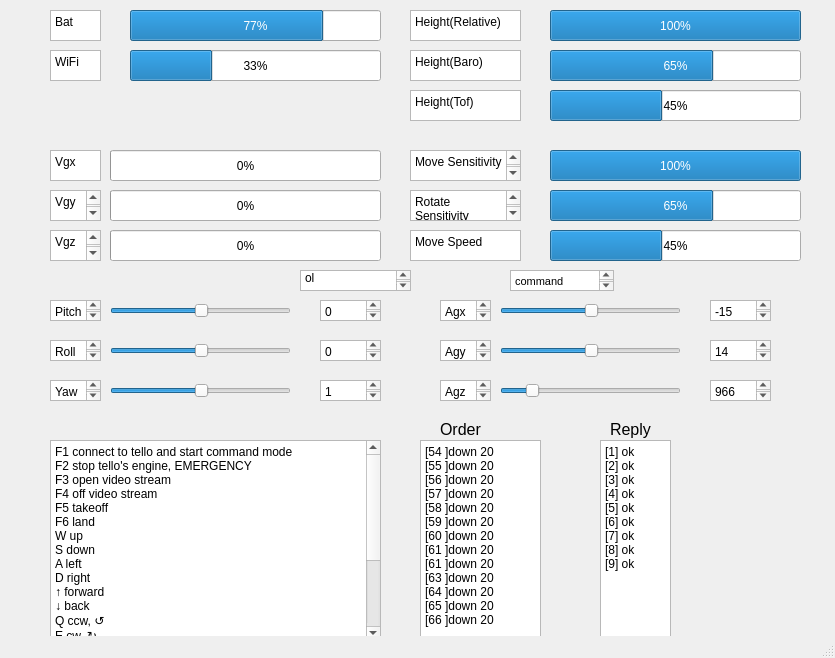
<?xml version="1.0" encoding="UTF-8"?>
<ui version="4.0">
 <class>MainWindow</class>
 <widget class="QMainWindow" name="MainWindow">
  <property name="geometry">
   <rect>
    <x>0</x>
    <y>0</y>
    <width>835</width>
    <height>658</height>
   </rect>
  </property>
  <property name="windowTitle">
   <string>MainWindow</string>
  </property>
  <widget class="QWidget" name="centralwidget">
   <widget class="QPlainTextEdit" name="textBat">
    <property name="geometry">
     <rect>
      <x>50</x>
      <y>10</y>
      <width>51</width>
      <height>31</height>
     </rect>
    </property>
    <property name="plainText">
     <string>Bat</string>
    </property>
   </widget>
   <widget class="QPlainTextEdit" name="textWiFi">
    <property name="geometry">
     <rect>
      <x>50</x>
      <y>50</y>
      <width>51</width>
      <height>31</height>
     </rect>
    </property>
    <property name="plainText">
     <string>WiFi</string>
    </property>
   </widget>
   <widget class="QProgressBar" name="progressBarBat">
    <property name="geometry">
     <rect>
      <x>130</x>
      <y>10</y>
      <width>251</width>
      <height>31</height>
     </rect>
    </property>
    <property name="value">
     <number>77</number>
    </property>
   </widget>
   <widget class="QProgressBar" name="progressBarWiFi">
    <property name="geometry">
     <rect>
      <x>130</x>
      <y>50</y>
      <width>251</width>
      <height>31</height>
     </rect>
    </property>
    <property name="value">
     <number>33</number>
    </property>
   </widget>
   <widget class="QProgressBar" name="progressBarHeightBaro">
    <property name="geometry">
     <rect>
      <x>550</x>
      <y>50</y>
      <width>251</width>
      <height>31</height>
     </rect>
    </property>
    <property name="value">
     <number>65</number>
    </property>
   </widget>
   <widget class="QPlainTextEdit" name="textHeightRel">
    <property name="geometry">
     <rect>
      <x>410</x>
      <y>10</y>
      <width>111</width>
      <height>31</height>
     </rect>
    </property>
    <property name="plainText">
     <string>Height(Relative)</string>
    </property>
   </widget>
   <widget class="QPlainTextEdit" name="textHeightBaro">
    <property name="geometry">
     <rect>
      <x>410</x>
      <y>50</y>
      <width>111</width>
      <height>31</height>
     </rect>
    </property>
    <property name="plainText">
     <string>Height(Baro)</string>
    </property>
   </widget>
   <widget class="QProgressBar" name="progressBarHeightRel">
    <property name="geometry">
     <rect>
      <x>550</x>
      <y>10</y>
      <width>251</width>
      <height>31</height>
     </rect>
    </property>
    <property name="maximum">
     <number>30</number>
    </property>
    <property name="value">
     <number>30</number>
    </property>
   </widget>
   <widget class="QProgressBar" name="progressBarHeightTof">
    <property name="geometry">
     <rect>
      <x>550</x>
      <y>90</y>
      <width>251</width>
      <height>31</height>
     </rect>
    </property>
    <property name="value">
     <number>45</number>
    </property>
   </widget>
   <widget class="QPlainTextEdit" name="textHeightTof">
    <property name="geometry">
     <rect>
      <x>410</x>
      <y>90</y>
      <width>111</width>
      <height>31</height>
     </rect>
    </property>
    <property name="plainText">
     <string>Height(Tof)</string>
    </property>
   </widget>
   <widget class="QPlainTextEdit" name="textMoveSpeed">
    <property name="geometry">
     <rect>
      <x>410</x>
      <y>230</y>
      <width>111</width>
      <height>31</height>
     </rect>
    </property>
    <property name="plainText">
     <string>Move Speed</string>
    </property>
   </widget>
   <widget class="QProgressBar" name="progressBarRotate">
    <property name="geometry">
     <rect>
      <x>550</x>
      <y>190</y>
      <width>251</width>
      <height>31</height>
     </rect>
    </property>
    <property name="value">
     <number>65</number>
    </property>
   </widget>
   <widget class="QPlainTextEdit" name="textRotateSens">
    <property name="geometry">
     <rect>
      <x>410</x>
      <y>190</y>
      <width>111</width>
      <height>31</height>
     </rect>
    </property>
    <property name="plainText">
     <string>Rotate Sensitivity</string>
    </property>
   </widget>
   <widget class="QProgressBar" name="progressBarMoveSpeed">
    <property name="geometry">
     <rect>
      <x>550</x>
      <y>230</y>
      <width>251</width>
      <height>31</height>
     </rect>
    </property>
    <property name="value">
     <number>45</number>
    </property>
   </widget>
   <widget class="QPlainTextEdit" name="textMoveSens">
    <property name="geometry">
     <rect>
      <x>410</x>
      <y>150</y>
      <width>111</width>
      <height>31</height>
     </rect>
    </property>
    <property name="plainText">
     <string>Move Sensitivity
</string>
    </property>
   </widget>
   <widget class="QProgressBar" name="progressBarMoveSens">
    <property name="geometry">
     <rect>
      <x>550</x>
      <y>150</y>
      <width>251</width>
      <height>31</height>
     </rect>
    </property>
    <property name="maximum">
     <number>30</number>
    </property>
    <property name="value">
     <number>30</number>
    </property>
   </widget>
   <widget class="QPlainTextEdit" name="testVgz">
    <property name="geometry">
     <rect>
      <x>50</x>
      <y>230</y>
      <width>51</width>
      <height>31</height>
     </rect>
    </property>
    <property name="plainText">
     <string>Vgz
</string>
    </property>
   </widget>
   <widget class="QProgressBar" name="progressBarVgy">
    <property name="geometry">
     <rect>
      <x>110</x>
      <y>190</y>
      <width>271</width>
      <height>31</height>
     </rect>
    </property>
    <property name="value">
     <number>0</number>
    </property>
   </widget>
   <widget class="QPlainTextEdit" name="textVgy">
    <property name="geometry">
     <rect>
      <x>50</x>
      <y>190</y>
      <width>51</width>
      <height>31</height>
     </rect>
    </property>
    <property name="plainText">
     <string>Vgy
</string>
    </property>
   </widget>
   <widget class="QProgressBar" name="progressBarVgz">
    <property name="geometry">
     <rect>
      <x>110</x>
      <y>230</y>
      <width>271</width>
      <height>31</height>
     </rect>
    </property>
    <property name="value">
     <number>0</number>
    </property>
   </widget>
   <widget class="QPlainTextEdit" name="testVgx">
    <property name="geometry">
     <rect>
      <x>50</x>
      <y>150</y>
      <width>51</width>
      <height>31</height>
     </rect>
    </property>
    <property name="plainText">
     <string>Vgx</string>
    </property>
   </widget>
   <widget class="QProgressBar" name="progressBarVgx">
    <property name="geometry">
     <rect>
      <x>110</x>
      <y>150</y>
      <width>271</width>
      <height>31</height>
     </rect>
    </property>
    <property name="maximum">
     <number>30</number>
    </property>
    <property name="value">
     <number>0</number>
    </property>
   </widget>
   <widget class="QPlainTextEdit" name="textRoll">
    <property name="geometry">
     <rect>
      <x>50</x>
      <y>340</y>
      <width>51</width>
      <height>21</height>
     </rect>
    </property>
    <property name="plainText">
     <string>Roll
</string>
    </property>
   </widget>
   <widget class="QPlainTextEdit" name="textYaw">
    <property name="geometry">
     <rect>
      <x>50</x>
      <y>380</y>
      <width>51</width>
      <height>21</height>
     </rect>
    </property>
    <property name="plainText">
     <string>Yaw</string>
    </property>
   </widget>
   <widget class="QPlainTextEdit" name="textPitch">
    <property name="geometry">
     <rect>
      <x>50</x>
      <y>300</y>
      <width>51</width>
      <height>21</height>
     </rect>
    </property>
    <property name="plainText">
     <string>Pitch</string>
    </property>
   </widget>
   <widget class="QSlider" name="SliderPitch">
    <property name="geometry">
     <rect>
      <x>110</x>
      <y>300</y>
      <width>181</width>
      <height>21</height>
     </rect>
    </property>
    <property name="value">
     <number>50</number>
    </property>
    <property name="orientation">
     <enum>Qt::Horizontal</enum>
    </property>
   </widget>
   <widget class="QSlider" name="SliderRoll">
    <property name="geometry">
     <rect>
      <x>110</x>
      <y>340</y>
      <width>181</width>
      <height>21</height>
     </rect>
    </property>
    <property name="value">
     <number>50</number>
    </property>
    <property name="orientation">
     <enum>Qt::Horizontal</enum>
    </property>
   </widget>
   <widget class="QSlider" name="SliderYaw">
    <property name="geometry">
     <rect>
      <x>110</x>
      <y>380</y>
      <width>181</width>
      <height>21</height>
     </rect>
    </property>
    <property name="value">
     <number>50</number>
    </property>
    <property name="orientation">
     <enum>Qt::Horizontal</enum>
    </property>
   </widget>
   <widget class="QPlainTextEdit" name="KeyBoardControl">
    <property name="geometry">
     <rect>
      <x>300</x>
      <y>270</y>
      <width>111</width>
      <height>21</height>
     </rect>
    </property>
    <property name="plainText">
     <string>KeyBoardControl
</string>
    </property>
   </widget>
   <widget class="QPlainTextEdit" name="text1">
    <property name="geometry">
     <rect>
      <x>320</x>
      <y>380</y>
      <width>61</width>
      <height>21</height>
     </rect>
    </property>
    <property name="plainText">
     <string>1</string>
    </property>
   </widget>
   <widget class="QPlainTextEdit" name="text0">
    <property name="geometry">
     <rect>
      <x>320</x>
      <y>300</y>
      <width>61</width>
      <height>21</height>
     </rect>
    </property>
    <property name="plainText">
     <string>0</string>
    </property>
   </widget>
   <widget class="QPlainTextEdit" name="text02">
    <property name="geometry">
     <rect>
      <x>320</x>
      <y>340</y>
      <width>61</width>
      <height>21</height>
     </rect>
    </property>
    <property name="plainText">
     <string>0</string>
    </property>
   </widget>
   <widget class="QPlainTextEdit" name="textAgz">
    <property name="geometry">
     <rect>
      <x>440</x>
      <y>380</y>
      <width>51</width>
      <height>21</height>
     </rect>
    </property>
    <property name="plainText">
     <string>Agz</string>
    </property>
   </widget>
   <widget class="QPlainTextEdit" name="textAgy">
    <property name="geometry">
     <rect>
      <x>440</x>
      <y>340</y>
      <width>51</width>
      <height>21</height>
     </rect>
    </property>
    <property name="plainText">
     <string>Agy
</string>
    </property>
   </widget>
   <widget class="QSlider" name="sliderAgx">
    <property name="geometry">
     <rect>
      <x>500</x>
      <y>300</y>
      <width>181</width>
      <height>21</height>
     </rect>
    </property>
    <property name="value">
     <number>50</number>
    </property>
    <property name="orientation">
     <enum>Qt::Horizontal</enum>
    </property>
   </widget>
   <widget class="QPlainTextEdit" name="text14">
    <property name="geometry">
     <rect>
      <x>710</x>
      <y>340</y>
      <width>61</width>
      <height>21</height>
     </rect>
    </property>
    <property name="plainText">
     <string>14</string>
    </property>
   </widget>
   <widget class="QPlainTextEdit" name="text15">
    <property name="geometry">
     <rect>
      <x>710</x>
      <y>300</y>
      <width>61</width>
      <height>21</height>
     </rect>
    </property>
    <property name="plainText">
     <string>-15</string>
    </property>
   </widget>
   <widget class="QSlider" name="sliderAgz">
    <property name="geometry">
     <rect>
      <x>500</x>
      <y>380</y>
      <width>181</width>
      <height>21</height>
     </rect>
    </property>
    <property name="value">
     <number>15</number>
    </property>
    <property name="orientation">
     <enum>Qt::Horizontal</enum>
    </property>
   </widget>
   <widget class="QPlainTextEdit" name="text966">
    <property name="geometry">
     <rect>
      <x>710</x>
      <y>380</y>
      <width>61</width>
      <height>21</height>
     </rect>
    </property>
    <property name="plainText">
     <string>966</string>
    </property>
   </widget>
   <widget class="QPlainTextEdit" name="textAgx">
    <property name="geometry">
     <rect>
      <x>440</x>
      <y>300</y>
      <width>51</width>
      <height>21</height>
     </rect>
    </property>
    <property name="plainText">
     <string>Agx</string>
    </property>
   </widget>
   <widget class="QSlider" name="sliderAgy">
    <property name="geometry">
     <rect>
      <x>500</x>
      <y>340</y>
      <width>181</width>
      <height>21</height>
     </rect>
    </property>
    <property name="value">
     <number>50</number>
    </property>
    <property name="orientation">
     <enum>Qt::Horizontal</enum>
    </property>
   </widget>
   <widget class="QTextEdit" name="command">
    <property name="geometry">
     <rect>
      <x>510</x>
      <y>270</y>
      <width>104</width>
      <height>21</height>
     </rect>
    </property>
    <property name="html">
     <string>&lt;!DOCTYPE HTML PUBLIC &quot;-//W3C//DTD HTML 4.0//EN&quot; &quot;http://www.w3.org/TR/REC-html40/strict.dtd&quot;&gt;
&lt;html&gt;&lt;head&gt;&lt;meta name=&quot;qrichtext&quot; content=&quot;1&quot; /&gt;&lt;style type=&quot;text/css&quot;&gt;
p, li { white-space: pre-wrap; }
&lt;/style&gt;&lt;/head&gt;&lt;body style=&quot; font-family:'MS Shell Dlg 2'; font-size:8.25pt; font-weight:400; font-style:normal;&quot;&gt;
&lt;p style=&quot; margin-top:0px; margin-bottom:0px; margin-left:0px; margin-right:0px; -qt-block-indent:0; text-indent:0px;&quot;&gt;command&lt;/p&gt;&lt;/body&gt;&lt;/html&gt;</string>
    </property>
   </widget>
   <widget class="QPlainTextEdit" name="textListCommands">
    <property name="geometry">
     <rect>
      <x>50</x>
      <y>440</y>
      <width>331</width>
      <height>201</height>
     </rect>
    </property>
    <property name="plainText">
     <string>F1 connect to tello and start command mode
F2 stop tello's engine, EMERGENCY
F3 open video stream
F4 off video stream
F5 takeoff
F6 land
W up
S down
A left
D right
↑ forward
↓ back
Q ccw, ↺
E cw, ↻
1 decrease move distance
2 increase move distance
3 decrease rotate degree
4 increase rotate degree
5 decrease move speed
6 increase move speed
Y set speed</string>
    </property>
   </widget>
   <widget class="QPlainTextEdit" name="textListOrder">
    <property name="geometry">
     <rect>
      <x>420</x>
      <y>440</y>
      <width>121</width>
      <height>201</height>
     </rect>
    </property>
    <property name="plainText">
     <string>[54 ]down 20 
[55 ]down 20 
[56 ]down 20 
[57 ]down 20 
[58 ]down 20 
[59 ]down 20 
[60 ]down 20 
[61 ]down 20 
[61 ]down 20 
[63 ]down 20 
[64 ]down 20 
[65 ]down 20 
[66 ]down 20 </string>
    </property>
   </widget>
   <widget class="QLabel" name="Order">
    <property name="geometry">
     <rect>
      <x>440</x>
      <y>420</y>
      <width>41</width>
      <height>19</height>
     </rect>
    </property>
    <property name="font">
     <font>
      <pointsize>12</pointsize>
     </font>
    </property>
    <property name="text">
     <string>Order</string>
    </property>
   </widget>
   <widget class="QLabel" name="Reply">
    <property name="geometry">
     <rect>
      <x>610</x>
      <y>420</y>
      <width>41</width>
      <height>19</height>
     </rect>
    </property>
    <property name="font">
     <font>
      <pointsize>12</pointsize>
     </font>
    </property>
    <property name="text">
     <string>Reply</string>
    </property>
   </widget>
   <widget class="QPlainTextEdit" name="textListReply">
    <property name="geometry">
     <rect>
      <x>600</x>
      <y>440</y>
      <width>71</width>
      <height>201</height>
     </rect>
    </property>
    <property name="plainText">
     <string>[1] ok
[2] ok
[3] ok
[4] ok
[5] ok
[6] ok
[7] ok
[8] ok
[9] ok</string>
    </property>
   </widget>
  </widget>
  <widget class="QStatusBar" name="statusbar"/>
 </widget>
 <resources/>
 <connections/>
</ui>
